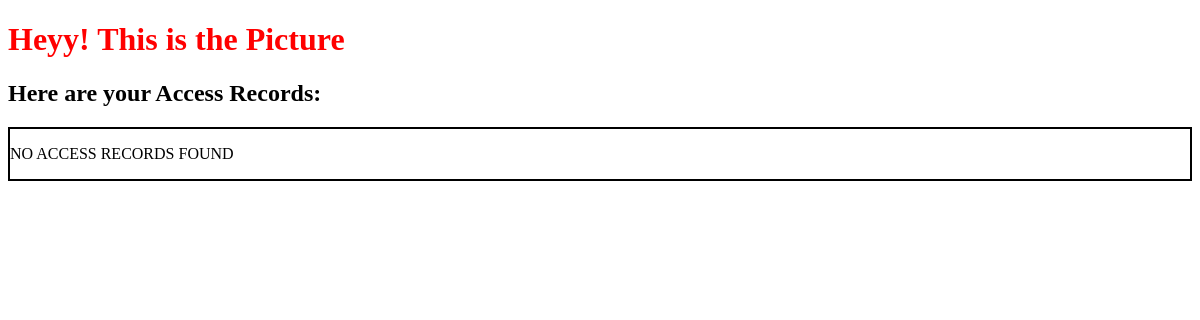
The app's page /, older data.
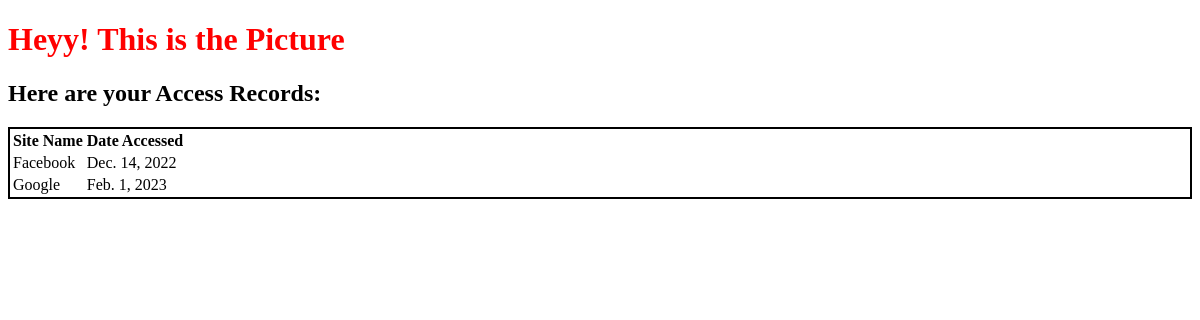
The same page, newer data.
### myapp/models.py (models this page shows, shortened)
class AccessRecord(models.Model):
    name = models.ForeignKey(Webpage, on_delete=models.CASCADE)
    date = models.DateField()
    class Meta:
        app_label = 'myapp'

class Webpage(models.Model):
    topic = models.ForeignKey(Topic, on_delete=models.CASCADE)
    name = models.CharField(max_length=264, unique=True)
    url = models.URLField(unique=True)
    class Meta:
        app_label = 'myapp'
    def __str__(self):
        return self.name

### myapp/views.py (the view)
# urls.py: path('', views.index, name='index'),
def index(request):
    webpages_list = AccessRecord.objects.order_by('date')
    date_dict = {'access_records':webpages_list}
    return render(request, 'myapp/index.html', context=date_dict)

### templates/myapp/index.html (shortened to what this page needs)
<!DOCTYPE html>
{% load static %}
<html lang="en">
<head>
    <link rel="stylesheet" href="{% static "css/mystyle.css" %}"/>
</head>
<body>
    <h1> Heyy! This is the Picture</h1>
    <h2> Here are your Access Records:</h2>
    <div class="django">
        {% if access_records %}
            <table>
                <thead>
                    <th>Site Name</th>
                    <th>Date Accessed</th>
                </thead>
                {% for acc in access_records %}
                <tr>
                    <td>{{ acc.name }}</td>
                    <td>{{ acc.date }}</td>
                </tr>
                {% endfor %}
            </table>
            {% else %}
                <p>NO ACCESS RECORDS FOUND</p>
            {% endif %}
    </div>
</body>
</html>

### static/css/mystyle.css (style rules this page uses)
h1 { color: red; }
.django { border: 2px solid black; }

Row changes from the older to the newer data that the page shows:
added AccessRecord: name "Facebook", date "Dec. 14, 2022"
added AccessRecord: name "Google", date "Feb. 1, 2023"
Text that changed along with them:
text no longer shown: "NO ACCESS RECORDS FOUND"
text now shown: "Site Name Date Accessed"
